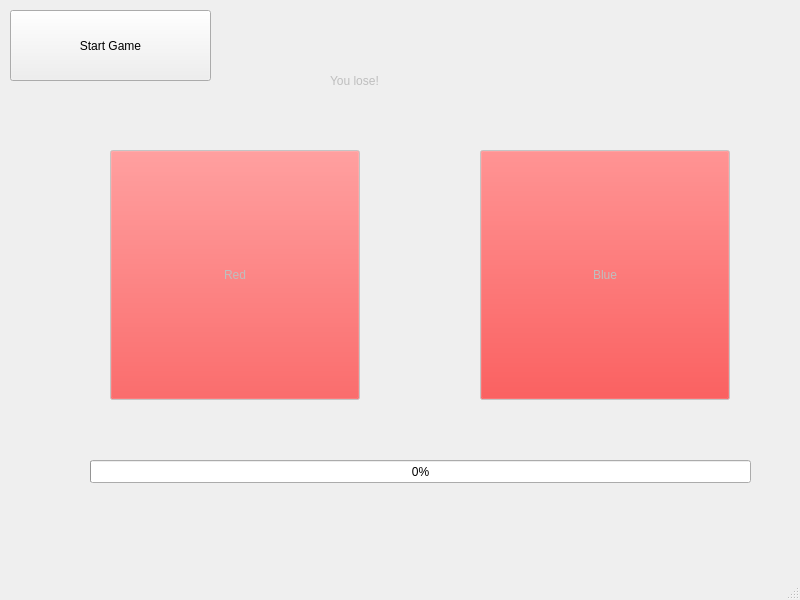
<?xml version="1.0" encoding="UTF-8"?>
<ui version="4.0">
 <class>MainWindow</class>
 <widget class="QMainWindow" name="MainWindow">
  <property name="geometry">
   <rect>
    <x>0</x>
    <y>0</y>
    <width>800</width>
    <height>600</height>
   </rect>
  </property>
  <property name="windowTitle">
   <string>MainWindow</string>
  </property>
  <widget class="QWidget" name="centralwidget">
   <widget class="QPushButton" name="redButton">
    <property name="enabled">
     <bool>false</bool>
    </property>
    <property name="geometry">
     <rect>
      <x>110</x>
      <y>150</y>
      <width>250</width>
      <height>250</height>
     </rect>
    </property>
    <property name="palette">
     <palette>
      <active>
       <colorrole role="Button">
        <brush brushstyle="SolidPattern">
         <color alpha="255">
          <red>252</red>
          <green>38</green>
          <blue>38</blue>
         </color>
        </brush>
       </colorrole>
      </active>
      <inactive>
       <colorrole role="Button">
        <brush brushstyle="SolidPattern">
         <color alpha="255">
          <red>252</red>
          <green>38</green>
          <blue>38</blue>
         </color>
        </brush>
       </colorrole>
      </inactive>
      <disabled>
       <colorrole role="Button">
        <brush brushstyle="SolidPattern">
         <color alpha="255">
          <red>252</red>
          <green>38</green>
          <blue>38</blue>
         </color>
        </brush>
       </colorrole>
      </disabled>
     </palette>
    </property>
    <property name="text">
     <string>Red</string>
    </property>
    <property name="autoRepeatDelay">
     <number>300</number>
    </property>
    <property name="autoRepeatInterval">
     <number>100</number>
    </property>
   </widget>
   <widget class="QPushButton" name="blueButton">
    <property name="enabled">
     <bool>false</bool>
    </property>
    <property name="geometry">
     <rect>
      <x>480</x>
      <y>150</y>
      <width>250</width>
      <height>250</height>
     </rect>
    </property>
    <property name="palette">
     <palette>
      <active>
       <colorrole role="Button">
        <brush brushstyle="SolidPattern">
         <color alpha="255">
          <red>252</red>
          <green>14</green>
          <blue>14</blue>
         </color>
        </brush>
       </colorrole>
      </active>
      <inactive>
       <colorrole role="Button">
        <brush brushstyle="SolidPattern">
         <color alpha="255">
          <red>252</red>
          <green>14</green>
          <blue>14</blue>
         </color>
        </brush>
       </colorrole>
      </inactive>
      <disabled>
       <colorrole role="Button">
        <brush brushstyle="SolidPattern">
         <color alpha="255">
          <red>252</red>
          <green>14</green>
          <blue>14</blue>
         </color>
        </brush>
       </colorrole>
      </disabled>
     </palette>
    </property>
    <property name="text">
     <string>Blue</string>
    </property>
   </widget>
   <widget class="QPushButton" name="startButton">
    <property name="geometry">
     <rect>
      <x>10</x>
      <y>10</y>
      <width>201</width>
      <height>71</height>
     </rect>
    </property>
    <property name="text">
     <string>Start Game</string>
    </property>
   </widget>
   <widget class="QProgressBar" name="progressBar">
    <property name="geometry">
     <rect>
      <x>90</x>
      <y>460</y>
      <width>661</width>
      <height>23</height>
     </rect>
    </property>
    <property name="value">
     <number>0</number>
    </property>
   </widget>
   <widget class="QLabel" name="loseMessage">
    <property name="enabled">
     <bool>false</bool>
    </property>
    <property name="geometry">
     <rect>
      <x>330</x>
      <y>30</y>
      <width>421</width>
      <height>101</height>
     </rect>
    </property>
    <property name="text">
     <string>You lose!</string>
    </property>
   </widget>
  </widget>
  <widget class="QMenuBar" name="menubar">
   <property name="geometry">
    <rect>
     <x>0</x>
     <y>0</y>
     <width>800</width>
     <height>36</height>
    </rect>
   </property>
  </widget>
  <widget class="QStatusBar" name="statusbar"/>
 </widget>
 <resources/>
 <connections/>
</ui>
